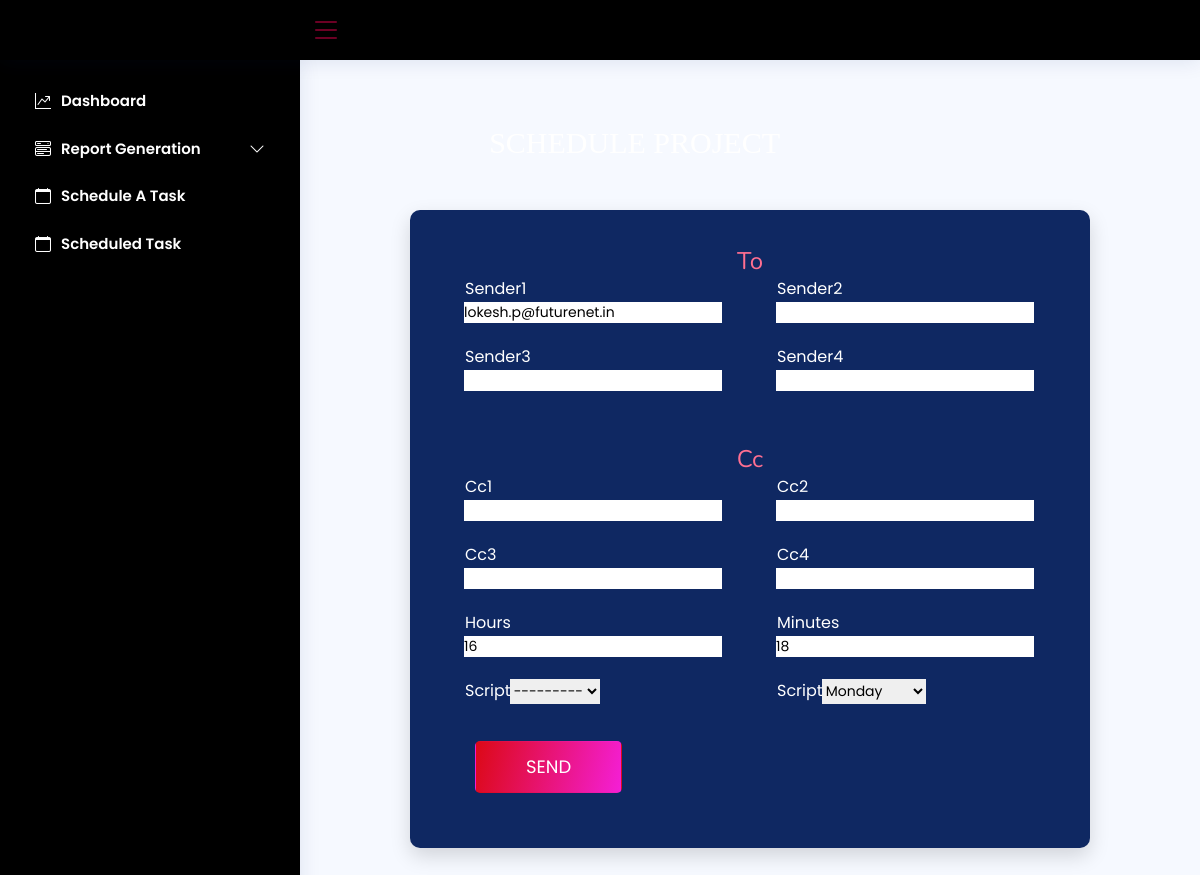
Page /edit_student/55/ on the committed database.
### mailer/models.py (models this page shows, shortened)
class Student(models.Model):
    sender1 = models.EmailField()
    sender2 = models.EmailField(blank=True)
    sender3 = models.EmailField(blank=True)
    sender4 = models.EmailField(blank=True)
    cc1 = models.EmailField(blank=True)
    cc2 = models.EmailField(blank=True)
    cc3 = models.EmailField(blank=True)
    cc4 = models.EmailField(blank=True)
    hour = models.IntegerField()
    minutes = models.IntegerField()
    days = MultiSelectField(choices=day_choices, max_choices=7, blank=True)
    Engineer_Name = models.CharField(max_length=100, choices=marcas)

### reportsapp/views.py (the view)
# urls.py: path('edit_student/<int:id>/', views.edit_student, name='edit_student'),
def edit_student(request, id):
    student = get_object_or_404(Student, id=id)
    form = ContactForm(instance=student)
    if request.method == 'POST':
        form = ContactForm(request.POST, instance=student)
        if form.is_valid():
            form.save()
            return HttpResponse("The update has been carried out successfully!")
    else:
        context = {'form': form}
        return render(request, 'update.html', context)

### mailer/forms.py
class ContactForm(forms.ModelForm):
    class Meta:
        model = Student
        fields = '__all__'
        days = forms.MultipleChoiceField(choices=day_choices, widget=forms.SelectMultiple())

### templates/update.html (shortened to what this page needs)
{% extends "home.html" %}
{% load static %}
{% block content %}
<html lang="en">
  <main id="main" class="main">
  <body>
<h2 style="color:#fff;font-family:verdana;position:absolute;top:125px;right:420px">SCHEDULE PROJECT</h2>
    <div class="page-wrapper bg-gra-02 p-t-130 p-b-100 font-poppins">
        <div class="wrapper wrapper--w680">
            <div class="card card-4">
                <div class="card-body">
                 <form method="POST" >
    <h2 class="title">To</h2>
    <div class="row row-space">
        <div class="col-2">
            <div class="input-group">
                <label class="label">sender1</label>
                {{ form.sender1 }}
            </div>
        </div>
        <div class="col-2">
            <div class="input-group">
                <label class="label">sender2</label>
                {{ form.sender2 }}
            </div>
        </div>
    </div>
    <div class="row row-space">
        <div class="col-2">
            <div class="input-group">
                <label class="label">sender3</label>
                {{ form.sender3 }}
            </div>
        </div>
        <div class="col-2">
            <div class="input-group">
                <label class="label">sender4</label>
                {{ form.sender4 }}
            </div>
        </div>
    </div>
    <br/><br/>
    <h2 class="title">Cc</h2>
    <div class="row row-space">
        <div class="col-2">
            <div class="input-group">
                <label class="label">cc1</label>
                {{ form.cc1 }}
            </div>
        </div>
        <div class="col-2">
            <div class="input-group">
                <label class="label">cc2</label>
                {{ form.cc2 }}
            </div>
        </div>
    </div>
    <div class="row row-space">
        <div class="col-2">
            <div class="input-group">
                <label class="label">cc3</label>
                {{ form.cc3 }}
            </div>
        </div>
        <div class="col-2">
            <div class="input-group">
                <label class="label">cc4</label>
                {{ form.cc4 }}
            </div>
        </div>
    </div>
    <div class="row row-space">
        <div class="col-2">
            <div class="input-group">
                <label class="label">Hours</label>
                {{ form.hour }}
            </div>
        </div>
        <div class="col-2">
            <div class="input-group">
                <label class="label">Minutes</label>
                {{ form.minutes }}
            </div>
        </div>
    </div>
 <div class="row row-space">
        <div class="col-2">
            <div class="input-group">
                <label class="label">Script</label>
                    {{ form.Engineer_Name }}
            </div>
        </div>
        <div class="col-2">
            <div class="input-group">
                <label class="label">Script</label>
                    {{ form.days}}
            </div>
        </div>
    <div class="p-t-15">
        <button class="btn btn--radius-2 btn--blue"  type="submit">Send</button>
    </div>
</form>
                </div>
            </div>
        </div>
    </div>
</body>
  </main>
{% endblock %}

### static/style.css (style rules this page uses)
:root { scroll-behavior: smooth; }
body { font-family: "Open Sans", sans-serif; background: #f6f9ff; color: #444444; }
h1, h2, h3, h4, h5, h6 { font-family: "Nunito", sans-serif; }
#main { margin-top: 60px; padding: 20px 30px; transition: all 0.3s; }
.card { margin-bottom: 30px; border: none; border-radius: 5px; box-shadow: 0px 0 30px rgba(1, 41, 112, 0.1); }
.card-body { padding: 0 20px 20px 20px; }
@media (min-width: 1200px) { #main, #footer { margin-left: 300px; } }

### templates/home.html (style rules this page uses)
:root { scroll-behavior: smooth; }
body { font-family: "Open Sans", sans-serif; background-image:url("https://images.unsplash.com/photo-1517241034903-9a4c3ab12f00?ixlib=rb-4.0.3&ixid=MnwxMjA3fDB8MHxwaG90by1wYWdlfHx8fGVufDB8fHx8&auto=format&fit=crop&w=870&q=80"); background-repeat: no-repeat; background-size: cover; color: #FF6F91; min-height:100% }
h1, h2, h3, h4, h5, h6 { font-family: "Nunito", sans-serif; }
#main { margin-top: 60px; padding: 20px 30px; transition: all 0.3s; }
.card { margin-bottom: 30px; border: none; border-radius: 5px; box-shadow: 0px 0 30px rgba(1, 41, 112, 0.1); }
.card-body { padding: 0 20px 20px 20px; }
@media (min-width: 1200px) { #main, #footer { margin-left: 300px; } }
.font-poppins { font-family: "Poppins", "Arial", "Helvetica Neue", sans-serif; }
.row { display: -webkit-box; display: -webkit-flex; display: -moz-box; display: -ms-flexbox; display: flex; -webkit-flex-wrap: wrap; -ms-flex-wrap: wrap; flex-wrap: wrap; }
h2 { text-align: center; }
.row-space { -webkit-box-pack: justify; -webkit-justify-content: space-between; -moz-box-pack: justify; -ms-flex-pack: justify; justify-content: space-between; }
.col-2 { width: -webkit-calc((100% - 30px) / 2); width: -moz-calc((100% - 30px) / 2); width: calc((100% - 30px) / 2); }
html { -webkit-box-sizing: border-box; -moz-box-sizing: border-box; box-sizing: border-box; }
* { padding: 0; margin: 0; }
*, *:before, *:after { -webkit-box-sizing: inherit; -moz-box-sizing: inherit; box-sizing: inherit; }
body, h1, h2, h3, h4, h5, h6, blockquote, p, pre, dl, dd, ol, ul, figure, hr, fieldset, legend { margin: 0; padding: 0; }
button { outline: none; background: none; border: none; }
.page-wrapper { min-height: 100vh; }
body { font-family: "Poppins", "Arial", "Helvetica Neue", sans-serif; font-weight: 400; font-size: 14px; }
h1, h2, h3, h4, h5, h6 { font-weight: 400; }
h2 { font-size: 30px; }
.p-t-130 { padding-top: 130px; }
.p-t-15 { padding-top: 15px; }
.p-b-100 { padding-bottom: 100px; }
.wrapper { margin: 0 auto; }
.wrapper--w680 { max-width: 680px; }
.btn { display: inline-block; line-height: 50px; padding: 0 50px; -webkit-transition: all 0.4s ease; -o-transition: all 0.4s ease; -moz-transition: all 0.4s ease; transition: all 0.4s ease; cursor: pointer; font-size: 18px; color: #fff; font-family: "Poppins", "Arial", "Helvetica Neue", sans-serif; position:relative; left: 10px; }
.btn--radius-2 { -webkit-border-radius: 5px; -moz-border-radius: 5px; border-radius: 5px; }
.btn--blue { background: linear-gradient(102.57deg,#dc0916,#f41fd6 100%,#f41fd6 0);; }
input { outline: none; margin: 0; border: none; -webkit-box-shadow: none; -moz-box-shadow: none; box-shadow: none; width: 100%; font-size: 14px; font-family: inherit; }
.label { font-size: 16px; color: #fff; text-transform: capitalize; display: block; margin-bottom: 1px; text-align: center; }
.input-group { position: relative; margin-bottom: 22px; }
.title { font-size: 24px; color: #FF6F91;; font-weight: 400; margin-bottom: 1px; margin-top: -10px; }
.card { margin-top: -100px; -webkit-border-radius: 3px; -moz-border-radius: 3px; border-radius: 3px; background: #0f2862; }
.card-4 { background: #0f2862; -webkit-border-radius: 10px; -moz-border-radius: 10px; border-radius: 10px; -webkit-box-shadow: 0px 8px 20px 0px rgba(0, 0, 0, 0.15); -moz-box-shadow: 0px 8px 20px 0px rgba(0, 0, 0, 0.15); box-shadow: 0px 8px 20px 0px rgba(0, 0, 0, 0.15); }
.card-4 .card-body { padding: 47px 55px; padding-bottom: 55px; }
* { margin: 0; padding: 0; border: 0; outline: 0; box-sizing: border-box; font-family: 'Poppins', sans-serif; }
body { min-height: 100vh; display: cover; place-items: center; }
button { cursor: pointer; position: relative; padding: 22px 46px; font-size: 28px; text-transform: uppercase; color: #ffffff; background: rgba(255, 255, 255, .1); border: 3px solid rgba(255, 255, 255, .2); border-radius: 18px; transition: .4s; }

### rows in the picture
Student: sender1 "lokesh.p@futurenet.in", hour "16", minutes "18", Engineer_Name "---------", days "Monday"
